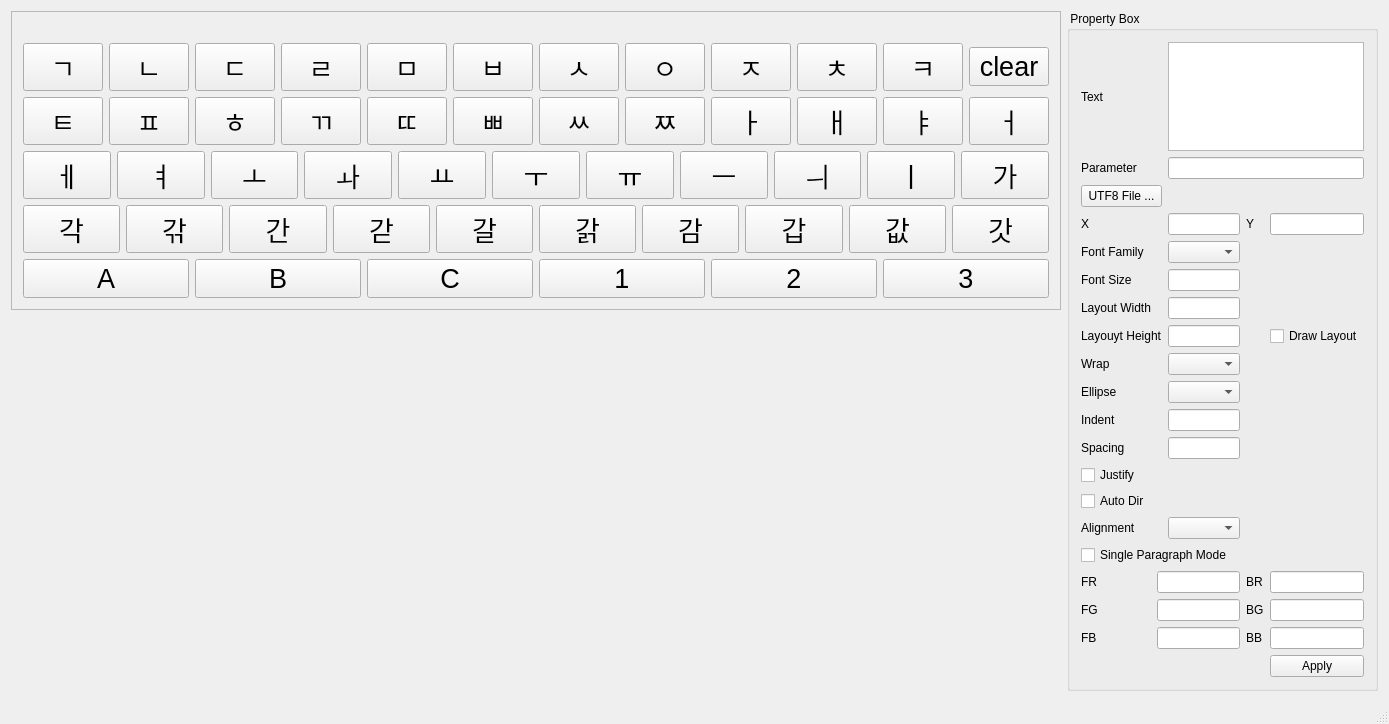
<?xml version="1.0" encoding="UTF-8"?>
<ui version="4.0">
 <class>TestPangoClass</class>
 <widget class="QMainWindow" name="TestPangoClass">
  <property name="geometry">
   <rect>
    <x>0</x>
    <y>0</y>
    <width>1324</width>
    <height>724</height>
   </rect>
  </property>
  <property name="font">
   <font>
    <pointsize>9</pointsize>
   </font>
  </property>
  <property name="windowTitle">
   <string>Text Rendering Tool</string>
  </property>
  <property name="windowIcon">
   <iconset>
    <normaloff>C:/Users/jungle/Desktop/icon.png</normaloff>C:/Users/jungle/Desktop/icon.png</iconset>
  </property>
  <widget class="QWidget" name="centralWidget">
   <layout class="QHBoxLayout" name="horizontalLayout_2" stretch="0,0">
    <item alignment="Qt::AlignTop">
     <widget class="QFrame" name="frame">
      <property name="sizePolicy">
       <sizepolicy hsizetype="Preferred" vsizetype="Preferred">
        <horstretch>0</horstretch>
        <verstretch>0</verstretch>
       </sizepolicy>
      </property>
      <property name="frameShape">
       <enum>QFrame::StyledPanel</enum>
      </property>
      <property name="frameShadow">
       <enum>QFrame::Raised</enum>
      </property>
      <layout class="QHBoxLayout" name="horizontalLayout">
       <item>
        <layout class="QVBoxLayout" name="verticalLayout">
         <item>
          <widget class="QLabel" name="labelPixmap">
           <property name="minimumSize">
            <size>
             <width>0</width>
             <height>0</height>
            </size>
           </property>
           <property name="text">
            <string/>
           </property>
          </widget>
         </item>
         <item>
          <layout class="QHBoxLayout" name="horizontalLayout_4">
           <item>
            <widget class="QPushButton" name="pushButton">
             <property name="font">
              <font>
               <pointsize>20</pointsize>
              </font>
             </property>
             <property name="text">
              <string>ㄱ</string>
             </property>
            </widget>
           </item>
           <item>
            <widget class="QPushButton" name="pushButton_2">
             <property name="font">
              <font>
               <pointsize>20</pointsize>
              </font>
             </property>
             <property name="text">
              <string>ㄴ</string>
             </property>
            </widget>
           </item>
           <item>
            <widget class="QPushButton" name="pushButton_3">
             <property name="font">
              <font>
               <pointsize>20</pointsize>
              </font>
             </property>
             <property name="text">
              <string>ㄷ</string>
             </property>
            </widget>
           </item>
           <item>
            <widget class="QPushButton" name="pushButton_4">
             <property name="font">
              <font>
               <pointsize>20</pointsize>
              </font>
             </property>
             <property name="text">
              <string>ㄹ</string>
             </property>
            </widget>
           </item>
           <item>
            <widget class="QPushButton" name="pushButton_5">
             <property name="font">
              <font>
               <pointsize>20</pointsize>
              </font>
             </property>
             <property name="text">
              <string>ㅁ</string>
             </property>
            </widget>
           </item>
           <item>
            <widget class="QPushButton" name="pushButton_6">
             <property name="font">
              <font>
               <pointsize>20</pointsize>
              </font>
             </property>
             <property name="text">
              <string>ㅂ</string>
             </property>
            </widget>
           </item>
           <item>
            <widget class="QPushButton" name="pushButton_7">
             <property name="font">
              <font>
               <pointsize>20</pointsize>
              </font>
             </property>
             <property name="text">
              <string>ㅅ</string>
             </property>
            </widget>
           </item>
           <item>
            <widget class="QPushButton" name="pushButton_8">
             <property name="font">
              <font>
               <pointsize>20</pointsize>
              </font>
             </property>
             <property name="text">
              <string>ㅇ</string>
             </property>
            </widget>
           </item>
           <item>
            <widget class="QPushButton" name="pushButton_9">
             <property name="font">
              <font>
               <pointsize>20</pointsize>
              </font>
             </property>
             <property name="text">
              <string>ㅈ</string>
             </property>
            </widget>
           </item>
           <item>
            <widget class="QPushButton" name="pushButton_10">
             <property name="font">
              <font>
               <pointsize>20</pointsize>
              </font>
             </property>
             <property name="text">
              <string>ㅊ</string>
             </property>
            </widget>
           </item>
           <item>
            <widget class="QPushButton" name="pushButton_44">
             <property name="font">
              <font>
               <pointsize>20</pointsize>
              </font>
             </property>
             <property name="text">
              <string>ㅋ</string>
             </property>
            </widget>
           </item>
           <item>
            <widget class="QPushButton" name="pushButton_45">
             <property name="font">
              <font>
               <pointsize>20</pointsize>
              </font>
             </property>
             <property name="text">
              <string>clear</string>
             </property>
            </widget>
           </item>
          </layout>
         </item>
         <item>
          <layout class="QHBoxLayout" name="horizontalLayout_5">
           <item>
            <widget class="QPushButton" name="pushButton_11">
             <property name="font">
              <font>
               <pointsize>20</pointsize>
              </font>
             </property>
             <property name="text">
              <string>ㅌ</string>
             </property>
            </widget>
           </item>
           <item>
            <widget class="QPushButton" name="pushButton_12">
             <property name="font">
              <font>
               <pointsize>20</pointsize>
              </font>
             </property>
             <property name="text">
              <string>ㅍ</string>
             </property>
            </widget>
           </item>
           <item>
            <widget class="QPushButton" name="pushButton_13">
             <property name="font">
              <font>
               <pointsize>20</pointsize>
              </font>
             </property>
             <property name="text">
              <string>ㅎ</string>
             </property>
            </widget>
           </item>
           <item>
            <widget class="QPushButton" name="pushButton_14">
             <property name="font">
              <font>
               <pointsize>20</pointsize>
              </font>
             </property>
             <property name="text">
              <string>ㄲ</string>
             </property>
            </widget>
           </item>
           <item>
            <widget class="QPushButton" name="pushButton_15">
             <property name="font">
              <font>
               <pointsize>20</pointsize>
              </font>
             </property>
             <property name="text">
              <string>ㄸ</string>
             </property>
            </widget>
           </item>
           <item>
            <widget class="QPushButton" name="pushButton_16">
             <property name="font">
              <font>
               <pointsize>20</pointsize>
              </font>
             </property>
             <property name="text">
              <string>ㅃ</string>
             </property>
            </widget>
           </item>
           <item>
            <widget class="QPushButton" name="pushButton_17">
             <property name="font">
              <font>
               <pointsize>20</pointsize>
              </font>
             </property>
             <property name="text">
              <string>ㅆ</string>
             </property>
            </widget>
           </item>
           <item>
            <widget class="QPushButton" name="pushButton_18">
             <property name="font">
              <font>
               <pointsize>20</pointsize>
              </font>
             </property>
             <property name="text">
              <string>ㅉ</string>
             </property>
            </widget>
           </item>
           <item>
            <widget class="QPushButton" name="pushButton_19">
             <property name="font">
              <font>
               <pointsize>20</pointsize>
              </font>
             </property>
             <property name="text">
              <string>ㅏ</string>
             </property>
            </widget>
           </item>
           <item>
            <widget class="QPushButton" name="pushButton_20">
             <property name="font">
              <font>
               <pointsize>20</pointsize>
              </font>
             </property>
             <property name="text">
              <string>ㅐ</string>
             </property>
            </widget>
           </item>
           <item>
            <widget class="QPushButton" name="pushButton_21">
             <property name="font">
              <font>
               <pointsize>20</pointsize>
              </font>
             </property>
             <property name="text">
              <string>ㅑ</string>
             </property>
            </widget>
           </item>
           <item>
            <widget class="QPushButton" name="pushButton_22">
             <property name="font">
              <font>
               <pointsize>20</pointsize>
              </font>
             </property>
             <property name="text">
              <string>ㅓ</string>
             </property>
            </widget>
           </item>
          </layout>
         </item>
         <item>
          <layout class="QHBoxLayout" name="horizontalLayout_6">
           <item>
            <widget class="QPushButton" name="pushButton_23">
             <property name="font">
              <font>
               <pointsize>20</pointsize>
              </font>
             </property>
             <property name="text">
              <string>ㅔ</string>
             </property>
            </widget>
           </item>
           <item>
            <widget class="QPushButton" name="pushButton_24">
             <property name="font">
              <font>
               <pointsize>20</pointsize>
              </font>
             </property>
             <property name="text">
              <string>ㅕ</string>
             </property>
            </widget>
           </item>
           <item>
            <widget class="QPushButton" name="pushButton_25">
             <property name="font">
              <font>
               <pointsize>20</pointsize>
              </font>
             </property>
             <property name="text">
              <string>ㅗ</string>
             </property>
            </widget>
           </item>
           <item>
            <widget class="QPushButton" name="pushButton_26">
             <property name="font">
              <font>
               <pointsize>20</pointsize>
              </font>
             </property>
             <property name="text">
              <string>ㅘ</string>
             </property>
            </widget>
           </item>
           <item>
            <widget class="QPushButton" name="pushButton_27">
             <property name="font">
              <font>
               <pointsize>20</pointsize>
              </font>
             </property>
             <property name="text">
              <string>ㅛ</string>
             </property>
            </widget>
           </item>
           <item>
            <widget class="QPushButton" name="pushButton_28">
             <property name="font">
              <font>
               <pointsize>20</pointsize>
              </font>
             </property>
             <property name="text">
              <string>ㅜ</string>
             </property>
            </widget>
           </item>
           <item>
            <widget class="QPushButton" name="pushButton_29">
             <property name="font">
              <font>
               <pointsize>20</pointsize>
              </font>
             </property>
             <property name="text">
              <string>ㅠ</string>
             </property>
            </widget>
           </item>
           <item>
            <widget class="QPushButton" name="pushButton_30">
             <property name="font">
              <font>
               <pointsize>20</pointsize>
              </font>
             </property>
             <property name="text">
              <string>ㅡ</string>
             </property>
            </widget>
           </item>
           <item>
            <widget class="QPushButton" name="pushButton_31">
             <property name="font">
              <font>
               <pointsize>20</pointsize>
              </font>
             </property>
             <property name="text">
              <string>ㅢ</string>
             </property>
            </widget>
           </item>
           <item>
            <widget class="QPushButton" name="pushButton_32">
             <property name="font">
              <font>
               <pointsize>20</pointsize>
              </font>
             </property>
             <property name="text">
              <string>ㅣ</string>
             </property>
            </widget>
           </item>
           <item>
            <widget class="QPushButton" name="pushButton_33">
             <property name="font">
              <font>
               <pointsize>20</pointsize>
              </font>
             </property>
             <property name="text">
              <string>가</string>
             </property>
            </widget>
           </item>
          </layout>
         </item>
         <item>
          <layout class="QHBoxLayout" name="horizontalLayout_7">
           <item>
            <widget class="QPushButton" name="pushButton_34">
             <property name="font">
              <font>
               <pointsize>20</pointsize>
              </font>
             </property>
             <property name="text">
              <string>각</string>
             </property>
            </widget>
           </item>
           <item>
            <widget class="QPushButton" name="pushButton_35">
             <property name="font">
              <font>
               <pointsize>20</pointsize>
              </font>
             </property>
             <property name="text">
              <string>갂</string>
             </property>
            </widget>
           </item>
           <item>
            <widget class="QPushButton" name="pushButton_36">
             <property name="font">
              <font>
               <pointsize>20</pointsize>
              </font>
             </property>
             <property name="text">
              <string>간</string>
             </property>
            </widget>
           </item>
           <item>
            <widget class="QPushButton" name="pushButton_37">
             <property name="font">
              <font>
               <pointsize>20</pointsize>
              </font>
             </property>
             <property name="text">
              <string>갇</string>
             </property>
            </widget>
           </item>
           <item>
            <widget class="QPushButton" name="pushButton_38">
             <property name="font">
              <font>
               <pointsize>20</pointsize>
              </font>
             </property>
             <property name="text">
              <string>갈</string>
             </property>
            </widget>
           </item>
           <item>
            <widget class="QPushButton" name="pushButton_39">
             <property name="font">
              <font>
               <pointsize>20</pointsize>
              </font>
             </property>
             <property name="text">
              <string>갉</string>
             </property>
            </widget>
           </item>
           <item>
            <widget class="QPushButton" name="pushButton_40">
             <property name="font">
              <font>
               <pointsize>20</pointsize>
              </font>
             </property>
             <property name="text">
              <string>감</string>
             </property>
            </widget>
           </item>
           <item>
            <widget class="QPushButton" name="pushButton_41">
             <property name="font">
              <font>
               <pointsize>20</pointsize>
              </font>
             </property>
             <property name="text">
              <string>갑</string>
             </property>
            </widget>
           </item>
           <item>
            <widget class="QPushButton" name="pushButton_42">
             <property name="font">
              <font>
               <pointsize>20</pointsize>
              </font>
             </property>
             <property name="text">
              <string>값</string>
             </property>
            </widget>
           </item>
           <item>
            <widget class="QPushButton" name="pushButton_43">
             <property name="font">
              <font>
               <pointsize>20</pointsize>
              </font>
             </property>
             <property name="text">
              <string>갓</string>
             </property>
            </widget>
           </item>
          </layout>
         </item>
         <item>
          <layout class="QHBoxLayout" name="horizontalLayout_8">
           <item>
            <widget class="QPushButton" name="pushButton_46">
             <property name="font">
              <font>
               <pointsize>20</pointsize>
              </font>
             </property>
             <property name="text">
              <string>A</string>
             </property>
            </widget>
           </item>
           <item>
            <widget class="QPushButton" name="pushButton_47">
             <property name="font">
              <font>
               <pointsize>20</pointsize>
              </font>
             </property>
             <property name="text">
              <string>B</string>
             </property>
            </widget>
           </item>
           <item>
            <widget class="QPushButton" name="pushButton_48">
             <property name="font">
              <font>
               <pointsize>20</pointsize>
              </font>
             </property>
             <property name="text">
              <string>C</string>
             </property>
            </widget>
           </item>
           <item>
            <widget class="QPushButton" name="pushButton_49">
             <property name="font">
              <font>
               <pointsize>20</pointsize>
              </font>
             </property>
             <property name="text">
              <string>1</string>
             </property>
            </widget>
           </item>
           <item>
            <widget class="QPushButton" name="pushButton_50">
             <property name="font">
              <font>
               <pointsize>20</pointsize>
              </font>
             </property>
             <property name="text">
              <string>2</string>
             </property>
            </widget>
           </item>
           <item>
            <widget class="QPushButton" name="pushButton_51">
             <property name="font">
              <font>
               <pointsize>20</pointsize>
              </font>
             </property>
             <property name="text">
              <string>3</string>
             </property>
            </widget>
           </item>
          </layout>
         </item>
        </layout>
       </item>
      </layout>
     </widget>
    </item>
    <item>
     <widget class="QGroupBox" name="PropertyBox">
      <property name="title">
       <string> Property Box </string>
      </property>
      <layout class="QGridLayout" name="gridLayout">
       <item row="4" column="0">
        <widget class="QLabel" name="label_16">
         <property name="text">
          <string>Font Family</string>
         </property>
        </widget>
       </item>
       <item row="7" column="0" colspan="2">
        <widget class="QLabel" name="label_2">
         <property name="text">
          <string>Layouyt Height</string>
         </property>
        </widget>
       </item>
       <item row="9" column="0">
        <widget class="QLabel" name="label_6">
         <property name="text">
          <string>Ellipse</string>
         </property>
        </widget>
       </item>
       <item row="8" column="2">
        <widget class="QComboBox" name="comboBoxWrap"/>
       </item>
       <item row="8" column="0">
        <widget class="QLabel" name="label_5">
         <property name="text">
          <string>Wrap</string>
         </property>
        </widget>
       </item>
       <item row="7" column="4">
        <widget class="QCheckBox" name="checkBoxDrawLayout">
         <property name="text">
          <string>Draw Layout</string>
         </property>
        </widget>
       </item>
       <item row="7" column="2">
        <widget class="QLineEdit" name="lineEditHeight">
         <property name="inputMethodHints">
          <set>Qt::ImhPreferNumbers</set>
         </property>
        </widget>
       </item>
       <item row="6" column="2">
        <widget class="QLineEdit" name="lineEditWidth">
         <property name="inputMethodHints">
          <set>Qt::ImhPreferNumbers</set>
         </property>
        </widget>
       </item>
       <item row="0" column="0">
        <widget class="QLabel" name="label_3">
         <property name="text">
          <string>Text</string>
         </property>
        </widget>
       </item>
       <item row="0" column="2" colspan="3">
        <widget class="QTextEdit" name="textEdit"/>
       </item>
       <item row="1" column="0">
        <widget class="QLabel" name="label_19">
         <property name="text">
          <string>Parameter</string>
         </property>
        </widget>
       </item>
       <item row="1" column="2" colspan="3">
        <widget class="QLineEdit" name="textParam">
         <property name="inputMethodHints">
          <set>Qt::ImhPreferNumbers</set>
         </property>
        </widget>
       </item>
       <item row="2" column="0" colspan="2">
        <widget class="QPushButton" name="buttonOpenUTF8File">
         <property name="text">
          <string>UTF8 File ...</string>
         </property>
        </widget>
       </item>
       <item row="3" column="0">
        <widget class="QLabel" name="label_18">
         <property name="text">
          <string>X</string>
         </property>
        </widget>
       </item>
       <item row="3" column="2">
        <widget class="QLineEdit" name="lineEditX">
         <property name="inputMethodHints">
          <set>Qt::ImhPreferNumbers</set>
         </property>
        </widget>
       </item>
       <item row="3" column="3">
        <widget class="QLabel" name="label_17">
         <property name="text">
          <string>Y</string>
         </property>
        </widget>
       </item>
       <item row="3" column="4">
        <widget class="QLineEdit" name="lineEditY">
         <property name="inputMethodHints">
          <set>Qt::ImhPreferNumbers</set>
         </property>
        </widget>
       </item>
       <item row="4" column="2">
        <widget class="QComboBox" name="comboBoxFontFamily"/>
       </item>
       <item row="5" column="0">
        <widget class="QLabel" name="label_4">
         <property name="text">
          <string>Font Size</string>
         </property>
        </widget>
       </item>
       <item row="5" column="2">
        <widget class="QLineEdit" name="lineEditSize">
         <property name="inputMethodHints">
          <set>Qt::ImhPreferNumbers</set>
         </property>
        </widget>
       </item>
       <item row="6" column="0">
        <widget class="QLabel" name="label">
         <property name="text">
          <string>Layout Width</string>
         </property>
        </widget>
       </item>
       <item row="9" column="2">
        <widget class="QComboBox" name="comboBoxEllipse"/>
       </item>
       <item row="10" column="0">
        <widget class="QLabel" name="label_7">
         <property name="text">
          <string>Indent</string>
         </property>
        </widget>
       </item>
       <item row="10" column="2">
        <widget class="QLineEdit" name="lineEditIndent">
         <property name="inputMethodHints">
          <set>Qt::ImhPreferNumbers</set>
         </property>
        </widget>
       </item>
       <item row="11" column="2">
        <widget class="QLineEdit" name="lineEditSpacing">
         <property name="inputMethodHints">
          <set>Qt::ImhPreferNumbers</set>
         </property>
        </widget>
       </item>
       <item row="12" column="0">
        <widget class="QCheckBox" name="checkBoxJustify">
         <property name="text">
          <string>Justify</string>
         </property>
        </widget>
       </item>
       <item row="13" column="0">
        <widget class="QCheckBox" name="checkBoxAutoDir">
         <property name="text">
          <string>Auto Dir</string>
         </property>
        </widget>
       </item>
       <item row="14" column="0">
        <widget class="QLabel" name="label_9">
         <property name="text">
          <string>Alignment</string>
         </property>
        </widget>
       </item>
       <item row="14" column="2">
        <widget class="QComboBox" name="comboBoxAlignment"/>
       </item>
       <item row="15" column="0" colspan="3">
        <widget class="QCheckBox" name="checkBoxSingleParagraphMode">
         <property name="text">
          <string>Single Paragraph Mode</string>
         </property>
        </widget>
       </item>
       <item row="16" column="0">
        <widget class="QLabel" name="label_10">
         <property name="text">
          <string>FR</string>
         </property>
        </widget>
       </item>
       <item row="16" column="1" colspan="2">
        <widget class="QLineEdit" name="lineEditForeRed">
         <property name="inputMethodHints">
          <set>Qt::ImhPreferNumbers</set>
         </property>
        </widget>
       </item>
       <item row="16" column="3">
        <widget class="QLabel" name="label_13">
         <property name="text">
          <string>BR</string>
         </property>
        </widget>
       </item>
       <item row="16" column="4">
        <widget class="QLineEdit" name="lineEditBackRed">
         <property name="inputMethodHints">
          <set>Qt::ImhPreferNumbers</set>
         </property>
        </widget>
       </item>
       <item row="17" column="0">
        <widget class="QLabel" name="label_11">
         <property name="text">
          <string>FG</string>
         </property>
        </widget>
       </item>
       <item row="17" column="1" colspan="2">
        <widget class="QLineEdit" name="lineEditForeGreen">
         <property name="inputMethodHints">
          <set>Qt::ImhPreferNumbers</set>
         </property>
         <property name="text">
          <string/>
         </property>
        </widget>
       </item>
       <item row="17" column="3">
        <widget class="QLabel" name="label_14">
         <property name="text">
          <string>BG</string>
         </property>
        </widget>
       </item>
       <item row="17" column="4">
        <widget class="QLineEdit" name="lineEditBackGreen">
         <property name="inputMethodHints">
          <set>Qt::ImhPreferNumbers</set>
         </property>
         <property name="text">
          <string/>
         </property>
        </widget>
       </item>
       <item row="18" column="0">
        <widget class="QLabel" name="label_12">
         <property name="text">
          <string>FB</string>
         </property>
        </widget>
       </item>
       <item row="18" column="1" colspan="2">
        <widget class="QLineEdit" name="lineEditForeBlue">
         <property name="inputMethodHints">
          <set>Qt::ImhPreferNumbers</set>
         </property>
        </widget>
       </item>
       <item row="18" column="3">
        <widget class="QLabel" name="label_15">
         <property name="text">
          <string>BB</string>
         </property>
        </widget>
       </item>
       <item row="18" column="4">
        <widget class="QLineEdit" name="lineEditBackBlue">
         <property name="inputMethodHints">
          <set>Qt::ImhPreferNumbers</set>
         </property>
        </widget>
       </item>
       <item row="19" column="4">
        <widget class="QPushButton" name="button_apply">
         <property name="text">
          <string>Apply</string>
         </property>
        </widget>
       </item>
       <item row="11" column="0">
        <widget class="QLabel" name="label_8">
         <property name="text">
          <string>Spacing</string>
         </property>
        </widget>
       </item>
      </layout>
     </widget>
    </item>
   </layout>
   <zorder>PropertyBox</zorder>
   <zorder>frame</zorder>
  </widget>
  <widget class="QStatusBar" name="statusBar"/>
  <widget class="QMenuBar" name="menuBar">
   <property name="geometry">
    <rect>
     <x>0</x>
     <y>0</y>
     <width>1324</width>
     <height>21</height>
    </rect>
   </property>
  </widget>
 </widget>
 <layoutdefault spacing="6" margin="11"/>
 <resources>
  <include location="testpango.qrc"/>
 </resources>
 <connections/>
</ui>
